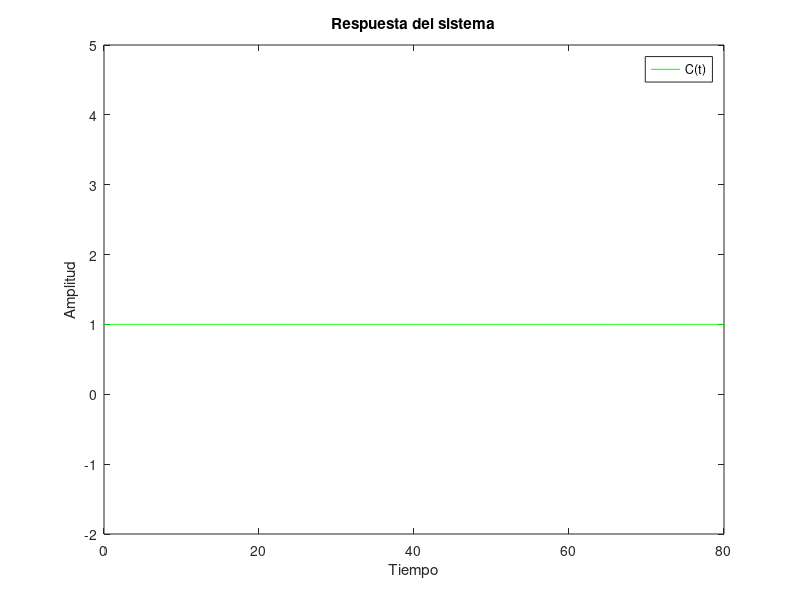
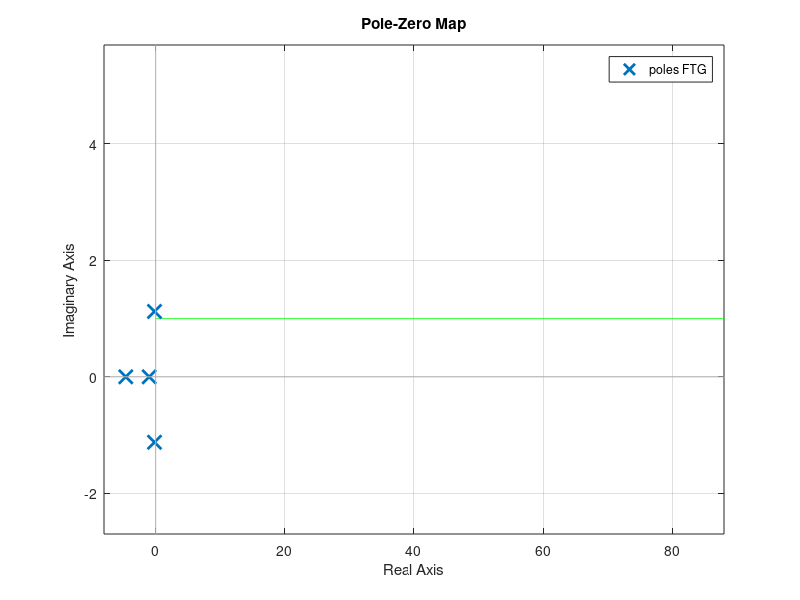

Here is the MATLAB script that generated these plots, in order:
%% ------------inciso A----------------------
hold on;

%k = 1;                 es estable
k = 2.5;                % se desestabiliza, polos a la derecha
    % Según cálculos en carpeta --> 0 < k < 1.55

num = [k (2*k)];
den = [1 3 3 2 k];
    %   G1.G2
    % ---------
    % 1+G1.G2.H
   
FTG = tf(num, den);     
step(FTG, '-m');

t = (0:0.1:100);
    unitstep =t >= 0;               % dibuja un escalón unitario, tenemos que tener definido t
plot(t, unitstep, '-g');            % para dibujar una linea cte (de referencia)
    title('Respuesta del sistema');
    ylabel('Amplitud');
    xlabel('Tiempo');
    legend('C(t)');
    xlim([0 80]);
    ylim([-2 5]);

figure(2);
pzmap(FTG)

%% ------------inciso B----------------------
hold on;

% Según cálculos en carpeta --> -1.5 < k < 6.5
    k = 1;  % Estable
    %k = 7;  % Inestable

num = [k];
den = [0.5 3 4 4.5 (3*k)];
    %  k.G1.G2
    % ---------
    % 1+G1.G2.H
   
FTG = tf(num, den);     
step(FTG, '-m');

t = (0:0.1:100);
    unitstep =t >= 0;               
plot(t, unitstep, '-g');            
    title('Respuesta del sistema');
    ylabel('Amplitud');
    xlabel('Tiempo');
    legend('C(t)');
    xlim([0 80]);
    ylim([-2 5]);

figure(2);
pzmap(FTG)
